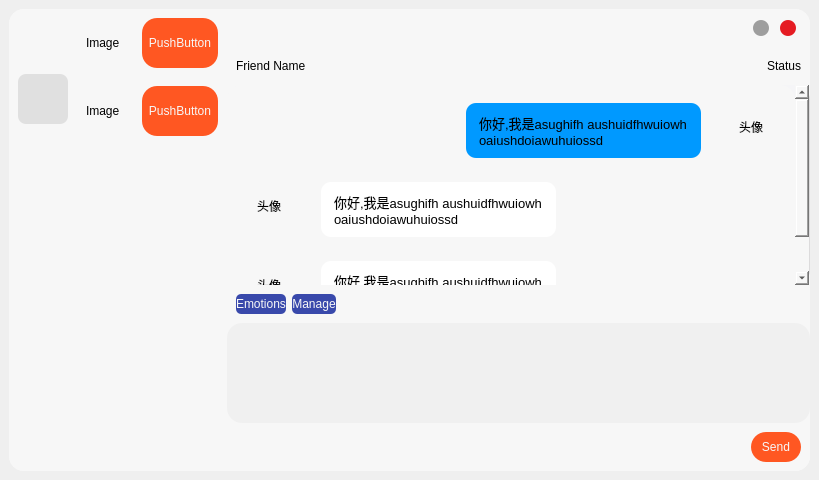
<?xml version="1.0" encoding="UTF-8"?>
<ui version="4.0">
 <class>MainWindow</class>
 <widget class="QMainWindow" name="MainWindow">
  <property name="geometry">
   <rect>
    <x>0</x>
    <y>0</y>
    <width>819</width>
    <height>480</height>
   </rect>
  </property>
  <property name="windowTitle">
   <string>MainWindow</string>
  </property>
  <property name="styleSheet">
   <string notr="true"/>
  </property>
  <widget class="QWidget" name="centralwidget">
   <layout class="QGridLayout" name="gridLayout">
    <item row="0" column="0">
     <widget class="QWidget" name="widget" native="true">
      <property name="styleSheet">
       <string notr="true">background:rgb(247,247,247);
border-radius:15px;
border:rgb(247,247,247);

</string>
      </property>
      <layout class="QGridLayout" name="gridLayout_3">
       <property name="leftMargin">
        <number>0</number>
       </property>
       <property name="topMargin">
        <number>0</number>
       </property>
       <property name="rightMargin">
        <number>0</number>
       </property>
       <property name="bottomMargin">
        <number>0</number>
       </property>
       <property name="spacing">
        <number>0</number>
       </property>
       <item row="0" column="0" rowspan="2">
        <widget class="QWidget" name="widget_2" native="true">
         <layout class="QVBoxLayout" name="verticalLayout">
          <item>
           <widget class="QLabel" name="label_3">
            <property name="sizePolicy">
             <sizepolicy hsizetype="Fixed" vsizetype="Fixed">
              <horstretch>0</horstretch>
              <verstretch>0</verstretch>
             </sizepolicy>
            </property>
            <property name="minimumSize">
             <size>
              <width>50</width>
              <height>50</height>
             </size>
            </property>
            <property name="maximumSize">
             <size>
              <width>50</width>
              <height>50</height>
             </size>
            </property>
            <property name="text">
             <string/>
            </property>
            <property name="pixmap">
             <pixmap resource="../../QingLiaoClient.qrc">:/MainWindow/img/Logo.png</pixmap>
            </property>
            <property name="scaledContents">
             <bool>true</bool>
            </property>
           </widget>
          </item>
          <item>
           <widget class="QPushButton" name="chatButton">
            <property name="sizePolicy">
             <sizepolicy hsizetype="Fixed" vsizetype="Fixed">
              <horstretch>0</horstretch>
              <verstretch>0</verstretch>
             </sizepolicy>
            </property>
            <property name="minimumSize">
             <size>
              <width>50</width>
              <height>50</height>
             </size>
            </property>
            <property name="styleSheet">
             <string notr="true">QPushButton{
	background:#e0e0e0;
	border-radius:8px;
}

QPushButton:hover{
	background:#e0e0e0;
}

QPushButton:pressed{
	background:#e0e0e0;
}</string>
            </property>
            <property name="text">
             <string/>
            </property>
            <property name="icon">
             <iconset resource="../../QingLiaoClient.qrc">
              <normaloff>:/MainWindow/img/2.png</normaloff>:/MainWindow/img/2.png</iconset>
            </property>
            <property name="iconSize">
             <size>
              <width>30</width>
              <height>30</height>
             </size>
            </property>
            <property name="autoRepeat">
             <bool>false</bool>
            </property>
           </widget>
          </item>
          <item>
           <widget class="QPushButton" name="friendButton">
            <property name="sizePolicy">
             <sizepolicy hsizetype="Fixed" vsizetype="Fixed">
              <horstretch>0</horstretch>
              <verstretch>0</verstretch>
             </sizepolicy>
            </property>
            <property name="minimumSize">
             <size>
              <width>50</width>
              <height>50</height>
             </size>
            </property>
            <property name="styleSheet">
             <string notr="true">QPushButton{
	background:rgb(247,247,247);
	border-radius:8px;
}

QPushButton:hover{
	background:#e0e0e0;
}

QPushButton:pressed{
	background:#e0e0e0;
}</string>
            </property>
            <property name="text">
             <string/>
            </property>
            <property name="icon">
             <iconset resource="../../QingLiaoClient.qrc">
              <normaloff>:/MainWindow/img/friend.png</normaloff>:/MainWindow/img/friend.png</iconset>
            </property>
            <property name="iconSize">
             <size>
              <width>30</width>
              <height>30</height>
             </size>
            </property>
           </widget>
          </item>
          <item>
           <spacer name="verticalSpacer">
            <property name="orientation">
             <enum>Qt::Vertical</enum>
            </property>
            <property name="sizeHint" stdset="0">
             <size>
              <width>20</width>
              <height>288</height>
             </size>
            </property>
           </spacer>
          </item>
          <item>
           <widget class="QPushButton" name="settingButton">
            <property name="sizePolicy">
             <sizepolicy hsizetype="Fixed" vsizetype="Fixed">
              <horstretch>0</horstretch>
              <verstretch>0</verstretch>
             </sizepolicy>
            </property>
            <property name="minimumSize">
             <size>
              <width>50</width>
              <height>50</height>
             </size>
            </property>
            <property name="styleSheet">
             <string notr="true">QPushButton{
	background:rgb(247,247,247);
	border-radius:8px;
}

QPushButton:hover{
	background:#e0e0e0;
}

QPushButton:pressed{
	background:#e0e0e0;
}</string>
            </property>
            <property name="text">
             <string/>
            </property>
            <property name="icon">
             <iconset resource="../../QingLiaoClient.qrc">
              <normaloff>:/MainWindow/img/setting.png</normaloff>:/MainWindow/img/setting.png</iconset>
            </property>
            <property name="iconSize">
             <size>
              <width>30</width>
              <height>30</height>
             </size>
            </property>
           </widget>
          </item>
         </layout>
        </widget>
       </item>
       <item row="0" column="1" rowspan="2">
        <widget class="QScrollArea" name="scrollArea">
         <property name="sizePolicy">
          <sizepolicy hsizetype="Maximum" vsizetype="Expanding">
           <horstretch>0</horstretch>
           <verstretch>0</verstretch>
          </sizepolicy>
         </property>
         <property name="minimumSize">
          <size>
           <width>150</width>
           <height>0</height>
          </size>
         </property>
         <property name="maximumSize">
          <size>
           <width>200</width>
           <height>16777215</height>
          </size>
         </property>
         <property name="frameShape">
          <enum>QFrame::NoFrame</enum>
         </property>
         <property name="frameShadow">
          <enum>QFrame::Plain</enum>
         </property>
         <property name="verticalScrollBarPolicy">
          <enum>Qt::ScrollBarAsNeeded</enum>
         </property>
         <property name="horizontalScrollBarPolicy">
          <enum>Qt::ScrollBarAlwaysOff</enum>
         </property>
         <property name="widgetResizable">
          <bool>true</bool>
         </property>
         <widget class="QWidget" name="scrollAreaWidgetContents">
          <property name="geometry">
           <rect>
            <x>0</x>
            <y>0</y>
            <width>150</width>
            <height>462</height>
           </rect>
          </property>
          <property name="styleSheet">
           <string notr="true">QScrollArea{
border: 0px solid;
border-right-width: 1px;
border-right-color: #dcdbdc;
background-color: #f5f5f7;
}
QPushButton:hover{
	background:#f0f0f0;
}
QScrollBar:vertical {
border: none;
background: #f5f5f7;
width: 10px;
margin: 0px 0 0px 0;
}
QScrollBar::handle:vertical {
background: Gainsboro;
min-height: 20px;
border-radius: 5px;
border: none;
}
QScrollBar::add-line:vertical {
border: 0px solid grey;
background: #32CC99;
height: 0px;
subcontrol-position: bottom;
subcontrol-origin: margin;
}
QScrollBar::sub-line:vertical {
border: 0px solid grey;
background: #32CC99;
height: 0px;
subcontrol-position: top;
subcontrol-origin: margin;
}
QScrollBar::add-page:vertical, QScrollBar::sub-page:vertical {
background: none;
width: 0px;
height: 0px;
}
</string>
          </property>
          <layout class="QVBoxLayout" name="verticalLayout_2">
           <property name="spacing">
            <number>0</number>
           </property>
           <property name="leftMargin">
            <number>0</number>
           </property>
           <property name="topMargin">
            <number>0</number>
           </property>
           <property name="rightMargin">
            <number>0</number>
           </property>
           <property name="bottomMargin">
            <number>0</number>
           </property>
           <item>
            <widget class="QWidget" name="widget_4" native="true">
             <property name="sizePolicy">
              <sizepolicy hsizetype="Minimum" vsizetype="Preferred">
               <horstretch>0</horstretch>
               <verstretch>0</verstretch>
              </sizepolicy>
             </property>
             <property name="minimumSize">
              <size>
               <width>150</width>
               <height>0</height>
              </size>
             </property>
             <layout class="QHBoxLayout" name="horizontalLayout">
              <item>
               <widget class="QLabel" name="label">
                <property name="sizePolicy">
                 <sizepolicy hsizetype="Fixed" vsizetype="Fixed">
                  <horstretch>0</horstretch>
                  <verstretch>0</verstretch>
                 </sizepolicy>
                </property>
                <property name="minimumSize">
                 <size>
                  <width>50</width>
                  <height>50</height>
                 </size>
                </property>
                <property name="maximumSize">
                 <size>
                  <width>50</width>
                  <height>50</height>
                 </size>
                </property>
                <property name="text">
                 <string>Image</string>
                </property>
               </widget>
              </item>
              <item>
               <widget class="QPushButton" name="pushButton">
                <property name="sizePolicy">
                 <sizepolicy hsizetype="Minimum" vsizetype="Fixed">
                  <horstretch>0</horstretch>
                  <verstretch>0</verstretch>
                 </sizepolicy>
                </property>
                <property name="minimumSize">
                 <size>
                  <width>0</width>
                  <height>50</height>
                 </size>
                </property>
                <property name="styleSheet">
                 <string notr="true">QPushButton{
	background:#ff5722;
	border-radius:15px;
	color:rgb(247,247,247);
}

QPushButton:hover{
	background:#d84315;
}

QPushButton:pressed{
	background:#d84315;
}</string>
                </property>
                <property name="text">
                 <string>PushButton</string>
                </property>
               </widget>
              </item>
             </layout>
            </widget>
           </item>
           <item>
            <widget class="QWidget" name="widget_5" native="true">
             <property name="sizePolicy">
              <sizepolicy hsizetype="Minimum" vsizetype="Preferred">
               <horstretch>0</horstretch>
               <verstretch>0</verstretch>
              </sizepolicy>
             </property>
             <property name="minimumSize">
              <size>
               <width>150</width>
               <height>0</height>
              </size>
             </property>
             <layout class="QHBoxLayout" name="horizontalLayout_2">
              <item>
               <widget class="QLabel" name="label_2">
                <property name="sizePolicy">
                 <sizepolicy hsizetype="Fixed" vsizetype="Fixed">
                  <horstretch>0</horstretch>
                  <verstretch>0</verstretch>
                 </sizepolicy>
                </property>
                <property name="minimumSize">
                 <size>
                  <width>50</width>
                  <height>50</height>
                 </size>
                </property>
                <property name="maximumSize">
                 <size>
                  <width>50</width>
                  <height>50</height>
                 </size>
                </property>
                <property name="text">
                 <string>Image</string>
                </property>
               </widget>
              </item>
              <item>
               <widget class="QPushButton" name="pushButton_2">
                <property name="sizePolicy">
                 <sizepolicy hsizetype="Minimum" vsizetype="Fixed">
                  <horstretch>0</horstretch>
                  <verstretch>0</verstretch>
                 </sizepolicy>
                </property>
                <property name="minimumSize">
                 <size>
                  <width>0</width>
                  <height>50</height>
                 </size>
                </property>
                <property name="styleSheet">
                 <string notr="true">QPushButton{
	background:#ff5722;
	border-radius:15px;
	color:rgb(247,247,247);
}

QPushButton:hover{
	background:#d84315;
}

QPushButton:pressed{
	background:#d84315;
}</string>
                </property>
                <property name="text">
                 <string>PushButton</string>
                </property>
               </widget>
              </item>
             </layout>
            </widget>
           </item>
           <item>
            <spacer name="verticalSpacer_2">
             <property name="orientation">
              <enum>Qt::Vertical</enum>
             </property>
             <property name="sizeHint" stdset="0">
              <size>
               <width>20</width>
               <height>338</height>
              </size>
             </property>
            </spacer>
           </item>
          </layout>
         </widget>
        </widget>
       </item>
       <item row="0" column="2">
        <widget class="QFrame" name="frame_2">
         <property name="sizePolicy">
          <sizepolicy hsizetype="Preferred" vsizetype="Maximum">
           <horstretch>0</horstretch>
           <verstretch>0</verstretch>
          </sizepolicy>
         </property>
         <property name="frameShape">
          <enum>QFrame::StyledPanel</enum>
         </property>
         <property name="frameShadow">
          <enum>QFrame::Raised</enum>
         </property>
         <layout class="QHBoxLayout" name="horizontalLayout_6">
          <item>
           <spacer name="horizontalSpacer_4">
            <property name="orientation">
             <enum>Qt::Horizontal</enum>
            </property>
            <property name="sizeHint" stdset="0">
             <size>
              <width>40</width>
              <height>16</height>
             </size>
            </property>
           </spacer>
          </item>
          <item>
           <widget class="QPushButton" name="minimizeButton">
            <property name="sizePolicy">
             <sizepolicy hsizetype="Fixed" vsizetype="Fixed">
              <horstretch>0</horstretch>
              <verstretch>0</verstretch>
             </sizepolicy>
            </property>
            <property name="maximumSize">
             <size>
              <width>16</width>
              <height>16</height>
             </size>
            </property>
            <property name="styleSheet">
             <string notr="true">QPushButton{
	background:#9e9e9e;
	border-radius:8px;
}

QPushButton:hover{
	background:#616161;
}

QPushButton:pressed{
	background:#616161;
}</string>
            </property>
            <property name="text">
             <string/>
            </property>
           </widget>
          </item>
          <item>
           <spacer name="horizontalSpacer_6">
            <property name="orientation">
             <enum>Qt::Horizontal</enum>
            </property>
            <property name="sizeType">
             <enum>QSizePolicy::Maximum</enum>
            </property>
            <property name="sizeHint" stdset="0">
             <size>
              <width>5</width>
              <height>20</height>
             </size>
            </property>
           </spacer>
          </item>
          <item>
           <widget class="QPushButton" name="closeButton">
            <property name="sizePolicy">
             <sizepolicy hsizetype="Fixed" vsizetype="Fixed">
              <horstretch>0</horstretch>
              <verstretch>0</verstretch>
             </sizepolicy>
            </property>
            <property name="maximumSize">
             <size>
              <width>16</width>
              <height>16</height>
             </size>
            </property>
            <property name="styleSheet">
             <string notr="true">QPushButton{
	background:#e51c23;
	border-radius:8px;
}

QPushButton:hover{
	background:#b0120a;
}

QPushButton:pressed{
	background:#b0120a;
}</string>
            </property>
            <property name="text">
             <string/>
            </property>
           </widget>
          </item>
          <item>
           <spacer name="horizontalSpacer_7">
            <property name="orientation">
             <enum>Qt::Horizontal</enum>
            </property>
            <property name="sizeType">
             <enum>QSizePolicy::Maximum</enum>
            </property>
            <property name="sizeHint" stdset="0">
             <size>
              <width>5</width>
              <height>20</height>
             </size>
            </property>
           </spacer>
          </item>
         </layout>
        </widget>
       </item>
       <item row="1" column="2">
        <widget class="QWidget" name="widget_3" native="true">
         <layout class="QVBoxLayout" name="verticalLayout_7">
          <property name="spacing">
           <number>0</number>
          </property>
          <property name="leftMargin">
           <number>0</number>
          </property>
          <property name="topMargin">
           <number>0</number>
          </property>
          <property name="rightMargin">
           <number>0</number>
          </property>
          <property name="bottomMargin">
           <number>0</number>
          </property>
          <item>
           <widget class="QWidget" name="widget_12" native="true">
            <layout class="QHBoxLayout" name="horizontalLayout_3">
             <item>
              <widget class="QLabel" name="label_10">
               <property name="text">
                <string>Friend Name</string>
               </property>
              </widget>
             </item>
             <item>
              <spacer name="horizontalSpacer">
               <property name="orientation">
                <enum>Qt::Horizontal</enum>
               </property>
               <property name="sizeHint" stdset="0">
                <size>
                 <width>40</width>
                 <height>20</height>
                </size>
               </property>
              </spacer>
             </item>
             <item>
              <widget class="QLabel" name="label_11">
               <property name="text">
                <string>Status</string>
               </property>
              </widget>
             </item>
            </layout>
           </widget>
          </item>
          <item>
           <widget class="QScrollArea" name="scrollArea_2">
            <property name="minimumSize">
             <size>
              <width>500</width>
              <height>200</height>
             </size>
            </property>
            <property name="autoFillBackground">
             <bool>false</bool>
            </property>
            <property name="styleSheet">
             <string notr="true">QScrollArea{
border: 0px solid;
border-right-width: 1px;
border-right-color: #dcdbdc;
background-color: #f5f5f7;
}
QPushButton:hover{
	background:#f0f0f0;
}
QScrollBar:vertical {
border: none;
background: #f5f5f7;
width: 10px;
margin: 0px 0 0px 0;
}
QScrollBar::handle:vertical {
background: Gainsboro;
min-height: 20px;
border-radius: 5px;
border: none;
}
QScrollBar::add-line:vertical {
border: 0px solid grey;
background: #32CC99;
height: 0px;
subcontrol-position: bottom;
subcontrol-origin: margin;
}
QScrollBar::sub-line:vertical {
border: 0px solid grey;
background: #32CC99;
height: 0px;
subcontrol-position: top;
subcontrol-origin: margin;
}
QScrollBar::add-page:vertical, QScrollBar::sub-page:vertical {
background: none;
width: 0px;
height: 0px;
}
</string>
            </property>
            <property name="frameShape">
             <enum>QFrame::NoFrame</enum>
            </property>
            <property name="widgetResizable">
             <bool>true</bool>
            </property>
            <widget class="QWidget" name="scrollAreaWidgetContents_2">
             <property name="geometry">
              <rect>
               <x>0</x>
               <y>0</y>
               <width>572</width>
               <height>282</height>
              </rect>
             </property>
             <layout class="QVBoxLayout" name="verticalLayout_5">
              <item>
               <widget class="QWidget" name="widget_6" native="true">
                <layout class="QGridLayout" name="gridLayout_2">
                 <item row="0" column="2">
                  <spacer name="verticalSpacer_3">
                   <property name="orientation">
                    <enum>Qt::Vertical</enum>
                   </property>
                   <property name="sizeHint" stdset="0">
                    <size>
                     <width>20</width>
                     <height>40</height>
                    </size>
                   </property>
                  </spacer>
                 </item>
                 <item row="1" column="3">
                  <widget class="QWidget" name="widget_7" native="true">
                   <property name="minimumSize">
                    <size>
                     <width>50</width>
                     <height>50</height>
                    </size>
                   </property>
                   <layout class="QVBoxLayout" name="verticalLayout_3">
                    <item>
                     <widget class="QLabel" name="label_4">
                      <property name="minimumSize">
                       <size>
                        <width>30</width>
                        <height>30</height>
                       </size>
                      </property>
                      <property name="maximumSize">
                       <size>
                        <width>30</width>
                        <height>30</height>
                       </size>
                      </property>
                      <property name="text">
                       <string>头像</string>
                      </property>
                      <property name="alignment">
                       <set>Qt::AlignCenter</set>
                      </property>
                     </widget>
                    </item>
                    <item>
                     <spacer name="verticalSpacer_4">
                      <property name="orientation">
                       <enum>Qt::Vertical</enum>
                      </property>
                      <property name="sizeHint" stdset="0">
                       <size>
                        <width>20</width>
                        <height>14</height>
                       </size>
                      </property>
                     </spacer>
                    </item>
                   </layout>
                  </widget>
                 </item>
                 <item row="2" column="2">
                  <spacer name="verticalSpacer_5">
                   <property name="orientation">
                    <enum>Qt::Vertical</enum>
                   </property>
                   <property name="sizeHint" stdset="0">
                    <size>
                     <width>20</width>
                     <height>40</height>
                    </size>
                   </property>
                  </spacer>
                 </item>
                 <item row="1" column="1">
                  <widget class="QLabel" name="label_6">
                   <property name="font">
                    <font>
                     <pointsize>10</pointsize>
                    </font>
                   </property>
                   <property name="styleSheet">
                    <string notr="true">background: rgb(0, 153, 255);
border: 10px;
border-radius: 10px;
border-color: rgb(0, 153, 255);
padding:10px;
</string>
                   </property>
                   <property name="text">
                    <string>你好,我是asughifh aushuidfhwuiowh
oaiushdoiawuhuiossd</string>
                   </property>
                  </widget>
                 </item>
                 <item row="1" column="0">
                  <spacer name="horizontalSpacer_5">
                   <property name="orientation">
                    <enum>Qt::Horizontal</enum>
                   </property>
                   <property name="sizeHint" stdset="0">
                    <size>
                     <width>152</width>
                     <height>20</height>
                    </size>
                   </property>
                  </spacer>
                 </item>
                </layout>
               </widget>
              </item>
              <item>
               <widget class="QWidget" name="widget_8" native="true">
                <layout class="QGridLayout" name="gridLayout_4">
                 <item row="2" column="1">
                  <spacer name="verticalSpacer_6">
                   <property name="orientation">
                    <enum>Qt::Vertical</enum>
                   </property>
                   <property name="sizeHint" stdset="0">
                    <size>
                     <width>20</width>
                     <height>40</height>
                    </size>
                   </property>
                  </spacer>
                 </item>
                 <item row="0" column="1">
                  <spacer name="verticalSpacer_7">
                   <property name="orientation">
                    <enum>Qt::Vertical</enum>
                   </property>
                   <property name="sizeHint" stdset="0">
                    <size>
                     <width>20</width>
                     <height>40</height>
                    </size>
                   </property>
                  </spacer>
                 </item>
                 <item row="1" column="3">
                  <spacer name="horizontalSpacer_8">
                   <property name="orientation">
                    <enum>Qt::Horizontal</enum>
                   </property>
                   <property name="sizeHint" stdset="0">
                    <size>
                     <width>152</width>
                     <height>20</height>
                    </size>
                   </property>
                  </spacer>
                 </item>
                 <item row="1" column="0">
                  <widget class="QWidget" name="widget_9" native="true">
                   <property name="minimumSize">
                    <size>
                     <width>50</width>
                     <height>50</height>
                    </size>
                   </property>
                   <layout class="QVBoxLayout" name="verticalLayout_4">
                    <item>
                     <widget class="QLabel" name="label_5">
                      <property name="minimumSize">
                       <size>
                        <width>30</width>
                        <height>30</height>
                       </size>
                      </property>
                      <property name="maximumSize">
                       <size>
                        <width>30</width>
                        <height>30</height>
                       </size>
                      </property>
                      <property name="text">
                       <string>头像</string>
                      </property>
                      <property name="alignment">
                       <set>Qt::AlignCenter</set>
                      </property>
                     </widget>
                    </item>
                    <item>
                     <spacer name="verticalSpacer_8">
                      <property name="orientation">
                       <enum>Qt::Vertical</enum>
                      </property>
                      <property name="sizeHint" stdset="0">
                       <size>
                        <width>20</width>
                        <height>4</height>
                       </size>
                      </property>
                     </spacer>
                    </item>
                   </layout>
                  </widget>
                 </item>
                 <item row="1" column="2">
                  <widget class="QLabel" name="label_7">
                   <property name="font">
                    <font>
                     <pointsize>10</pointsize>
                    </font>
                   </property>
                   <property name="styleSheet">
                    <string notr="true">background: white;
border: 10px;
border-radius: 10px;
border-color: white;
padding:10px;</string>
                   </property>
                   <property name="text">
                    <string>你好,我是asughifh aushuidfhwuiowh
oaiushdoiawuhuiossd</string>
                   </property>
                  </widget>
                 </item>
                </layout>
               </widget>
              </item>
              <item>
               <widget class="QWidget" name="widget_10" native="true">
                <layout class="QGridLayout" name="gridLayout_5">
                 <item row="2" column="1">
                  <spacer name="verticalSpacer_9">
                   <property name="orientation">
                    <enum>Qt::Vertical</enum>
                   </property>
                   <property name="sizeHint" stdset="0">
                    <size>
                     <width>20</width>
                     <height>40</height>
                    </size>
                   </property>
                  </spacer>
                 </item>
                 <item row="0" column="1">
                  <spacer name="verticalSpacer_10">
                   <property name="orientation">
                    <enum>Qt::Vertical</enum>
                   </property>
                   <property name="sizeHint" stdset="0">
                    <size>
                     <width>20</width>
                     <height>40</height>
                    </size>
                   </property>
                  </spacer>
                 </item>
                 <item row="1" column="3">
                  <spacer name="horizontalSpacer_9">
                   <property name="orientation">
                    <enum>Qt::Horizontal</enum>
                   </property>
                   <property name="sizeHint" stdset="0">
                    <size>
                     <width>152</width>
                     <height>20</height>
                    </size>
                   </property>
                  </spacer>
                 </item>
                 <item row="1" column="0">
                  <widget class="QWidget" name="widget_11" native="true">
                   <property name="minimumSize">
                    <size>
                     <width>50</width>
                     <height>50</height>
                    </size>
                   </property>
                   <layout class="QVBoxLayout" name="verticalLayout_6">
                    <item>
                     <widget class="QLabel" name="label_8">
                      <property name="minimumSize">
                       <size>
                        <width>30</width>
                        <height>30</height>
                       </size>
                      </property>
                      <property name="maximumSize">
                       <size>
                        <width>30</width>
                        <height>30</height>
                       </size>
                      </property>
                      <property name="text">
                       <string>头像</string>
                      </property>
                      <property name="alignment">
                       <set>Qt::AlignCenter</set>
                      </property>
                     </widget>
                    </item>
                    <item>
                     <spacer name="verticalSpacer_11">
                      <property name="orientation">
                       <enum>Qt::Vertical</enum>
                      </property>
                      <property name="sizeHint" stdset="0">
                       <size>
                        <width>20</width>
                        <height>4</height>
                       </size>
                      </property>
                     </spacer>
                    </item>
                   </layout>
                  </widget>
                 </item>
                 <item row="1" column="2">
                  <widget class="QLabel" name="label_9">
                   <property name="font">
                    <font>
                     <pointsize>10</pointsize>
                    </font>
                   </property>
                   <property name="styleSheet">
                    <string notr="true">background: white;
border: 10px;
border-radius: 10px;
border-color: white;
padding:10px;</string>
                   </property>
                   <property name="text">
                    <string>你好,我是asughifh aushuidfhwuiowh
oaiushdoiawuhuiossd</string>
                   </property>
                  </widget>
                 </item>
                </layout>
               </widget>
              </item>
             </layout>
            </widget>
           </widget>
          </item>
          <item>
           <widget class="QWidget" name="widget_13" native="true">
            <layout class="QHBoxLayout" name="horizontalLayout_4">
             <item>
              <widget class="QPushButton" name="pushButton_3">
               <property name="minimumSize">
                <size>
                 <width>30</width>
                 <height>20</height>
                </size>
               </property>
               <property name="styleSheet">
                <string notr="true">QPushButton{
	background:#3949ab;
	border-radius:5px;
	color:rgb(247,247,247);
}

QPushButton:hover{
	background:#283593;
}

QPushButton:pressed{
	background:#283593;
}</string>
               </property>
               <property name="text">
                <string>Emotions</string>
               </property>
              </widget>
             </item>
             <item>
              <widget class="QPushButton" name="pushButton_4">
               <property name="minimumSize">
                <size>
                 <width>30</width>
                 <height>20</height>
                </size>
               </property>
               <property name="styleSheet">
                <string notr="true">QPushButton{
	background:#3949ab;
	border-radius:5px;
	color:rgb(247,247,247);
}

QPushButton:hover{
	background:#283593;
}

QPushButton:pressed{
	background:#283593;
}</string>
               </property>
               <property name="text">
                <string>Manage</string>
               </property>
              </widget>
             </item>
             <item>
              <spacer name="horizontalSpacer_3">
               <property name="orientation">
                <enum>Qt::Horizontal</enum>
               </property>
               <property name="sizeHint" stdset="0">
                <size>
                 <width>40</width>
                 <height>20</height>
                </size>
               </property>
              </spacer>
             </item>
            </layout>
           </widget>
          </item>
          <item>
           <widget class="QTextEdit" name="textEdit">
            <property name="minimumSize">
             <size>
              <width>0</width>
              <height>100</height>
             </size>
            </property>
            <property name="maximumSize">
             <size>
              <width>16777215</width>
              <height>100</height>
             </size>
            </property>
            <property name="styleSheet">
             <string notr="true">background: #F0F0F0;</string>
            </property>
            <property name="frameShape">
             <enum>QFrame::NoFrame</enum>
            </property>
           </widget>
          </item>
          <item>
           <widget class="QWidget" name="widget_14" native="true">
            <layout class="QHBoxLayout" name="horizontalLayout_5">
             <item>
              <spacer name="horizontalSpacer_2">
               <property name="orientation">
                <enum>Qt::Horizontal</enum>
               </property>
               <property name="sizeHint" stdset="0">
                <size>
                 <width>398</width>
                 <height>20</height>
                </size>
               </property>
              </spacer>
             </item>
             <item>
              <widget class="QPushButton" name="pushButton_5">
               <property name="minimumSize">
                <size>
                 <width>50</width>
                 <height>30</height>
                </size>
               </property>
               <property name="styleSheet">
                <string notr="true">QPushButton{
	background:#ff5722;
	border-radius:15px;
	color:rgb(247,247,247);
}

QPushButton:hover{
	background:#d84315;
}

QPushButton:pressed{
	background:#d84315;
}</string>
               </property>
               <property name="text">
                <string>Send</string>
               </property>
              </widget>
             </item>
            </layout>
           </widget>
          </item>
         </layout>
        </widget>
       </item>
      </layout>
     </widget>
    </item>
   </layout>
  </widget>
 </widget>
 <resources>
  <include location="../../QingLiaoClient.qrc"/>
 </resources>
 <connections/>
</ui>
